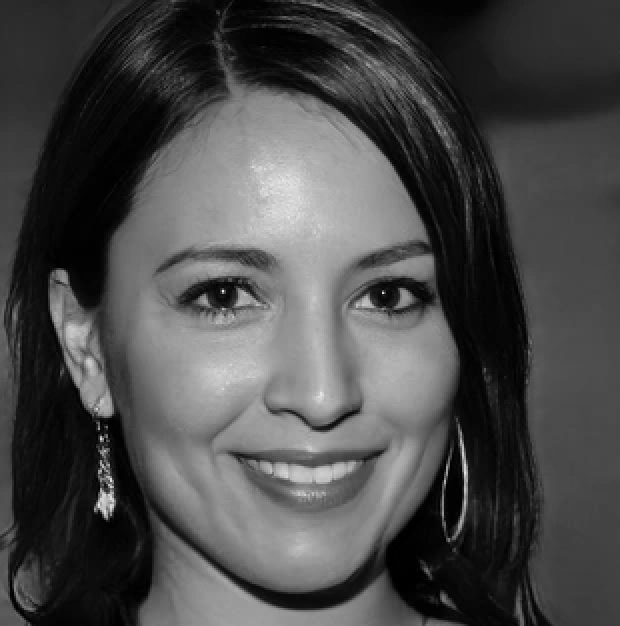
#> input picture ann/4/01.png, 620 x 626 px
$ jupyter execute --allow-errors ex4.ipynb
#> lines starting #> are read from the running program, lines starting #| are printed output that depends on the picture
[cell 1]
import numpy as np
import cv2
from sklearn.decomposition import PCA
from sklearn.model_selection import train_test_split
from sklearn.linear_model import LogisticRegression
from sklearn.naive_bayes import GaussianNB, MultinomialNB
from sklearn.metrics import accuracy_score
import matplotlib.pyplot as plt

[cell 2]
# path to the database - change it if needed
path = "./yalefaces_data/"

ids = range(1, 16)  # 15 people
states = [
    "centerlight",
    "glasses",
    "happy",
    "leftlight",
    "noglasses",
    "normal",
    "rightlight",
    "sad",
    "sleepy",
    "surprised",
    "wink",
]
prefix = "subject"
surfix = ".png"  # file extension is png

# open one picture to get the image's size
fn = prefix + "01." + states[0] + surfix
im = cv2.imread(path + fn, 0)

#> (the rest of this cell did not finish here and is left out)

[cell 3]
pca = PCA(n_components=125)
#> (the rest of this cell did not finish here and is left out)

[cell 4]
def softmax(V):
    e_V = np.exp(V - np.max(V, axis=0, keepdims=True))
    Z = e_V / e_V.sum(axis=0)
    return Z

[cell 5]
# cost or loss function
def cost(Y, Yhat):
    return -np.sum(Y*np.log(Yhat))/Y.shape[1]

[cell 6]
## One-hot coding
from scipy import sparse
def convert_labels(y, C):
    Y = sparse.coo_matrix((np.ones_like(y),
                            (y, np.arange(len(y)))), shape=(C, len(y))).toarray()
    return Y

# Split data into train (70%) and test (30%)
#> (the rest of this cell did not finish here and is left out)

#> (a cell that did not finish here is left out)

[cell 8]
def load_and_resize_image(file_path, height=320, width=243):
#> called with file_path = './4/01.png', height = 320, width = 243
    img = cv2.imread(file_path)
#> img is the input picture: shape (626, 620, 3); min 0, max 233, mean 73.7
    if img is None:
        raise ValueError(f"Image not found at {file_path}")
    img_resized = cv2.resize(img, (width, height))
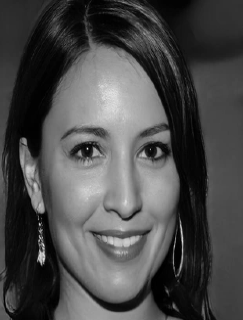
#> img_resized: shape (320, 243, 3); min 0, max 233, mean 73.7
    return img_resized

image_paths = [
    './4/01.png',
    './4/02.png',
    './4/03.png',
    './4/04.png',
    './4/05.png',
]

#> (the rest of this cell did not finish here and is left out)

#> call 2 of load_and_resize_image, with file_path = './4/02.png', height = 320, width = 243
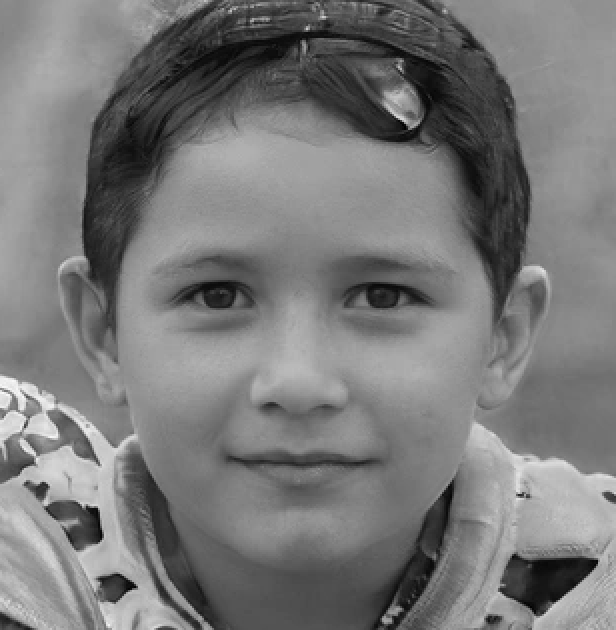
#> input picture ann/4/02.png, 616 x 630 px
#> in load_and_resize_image, img is the input picture: shape (630, 616, 3); min 2, max 250, mean 120.6
#> in load_and_resize_image (call 2), `img_resized = cv2.resize(img, (width, height))`:
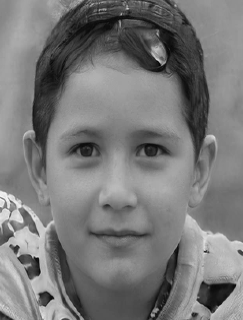
#> img_resized: shape (320, 243, 3); min 2, max 247, mean 120.5
#> call 3 of load_and_resize_image, with file_path = './4/03.png', height = 320, width = 243
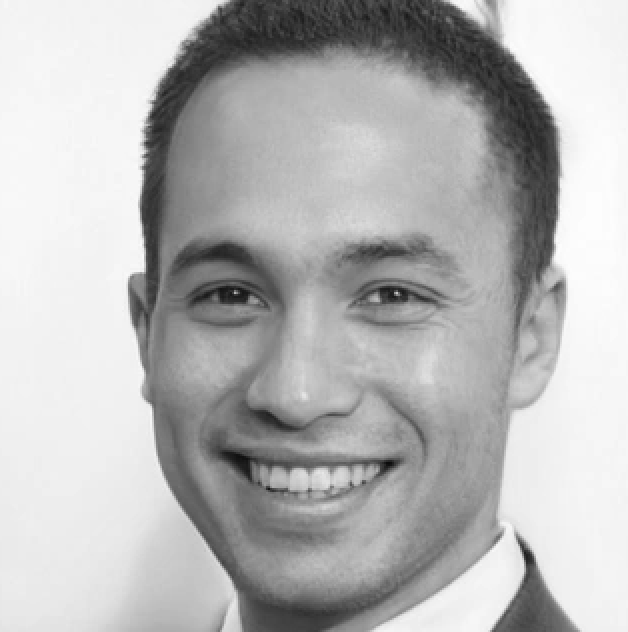
#> input picture ann/4/03.png, 628 x 632 px
#> in load_and_resize_image, img is the input picture: shape (632, 628, 3); min 11, max 253, mean 182.1
#> in load_and_resize_image (call 3), `img_resized = cv2.resize(img, (width, height))`:
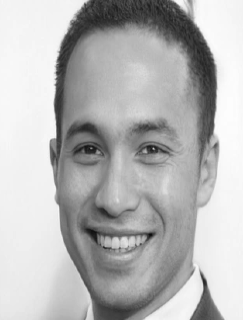
#> img_resized: shape (320, 243, 3); min 11, max 253, mean 182.1
#> call 4 of load_and_resize_image, with file_path = './4/04.png', height = 320, width = 243
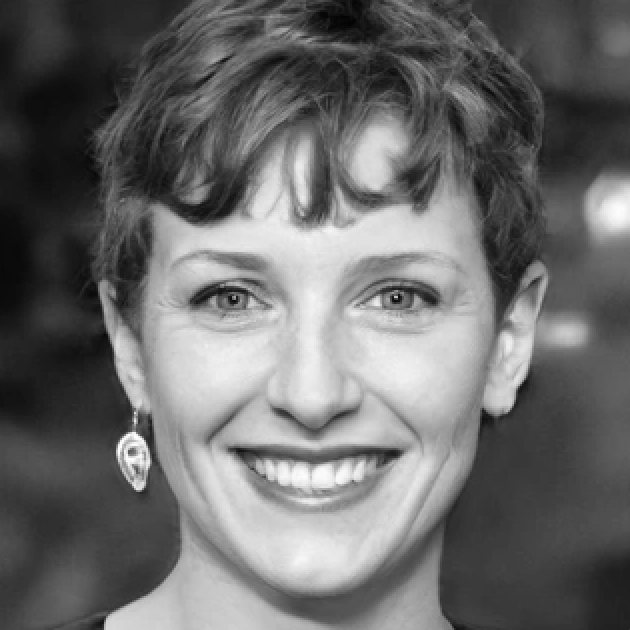
#> input picture ann/4/04.png, 630 x 630 px
#> in load_and_resize_image, img is the input picture: shape (630, 630, 3); min 2, max 255, mean 107.1
#> in load_and_resize_image (call 4), `img_resized = cv2.resize(img, (width, height))`:
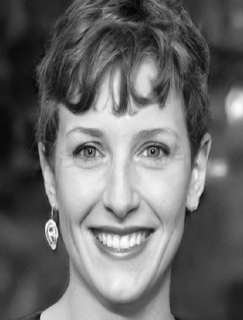
#> img_resized: shape (320, 243, 3); min 2, max 253, mean 106.9

images_array = np.array(images).reshape(len(images), -1)

def predict(images):
    Z1 = np.dot(W1.T, images.T) + b1
    A1 = np.maximum(Z1, 0)
    Z2 = np.dot(W2.T, A1) + b2
    return np.argmax(Z2, axis=0)


predicted_classes = predict(images_array)
print("Predicted classes for the new images:", predicted_classes)
